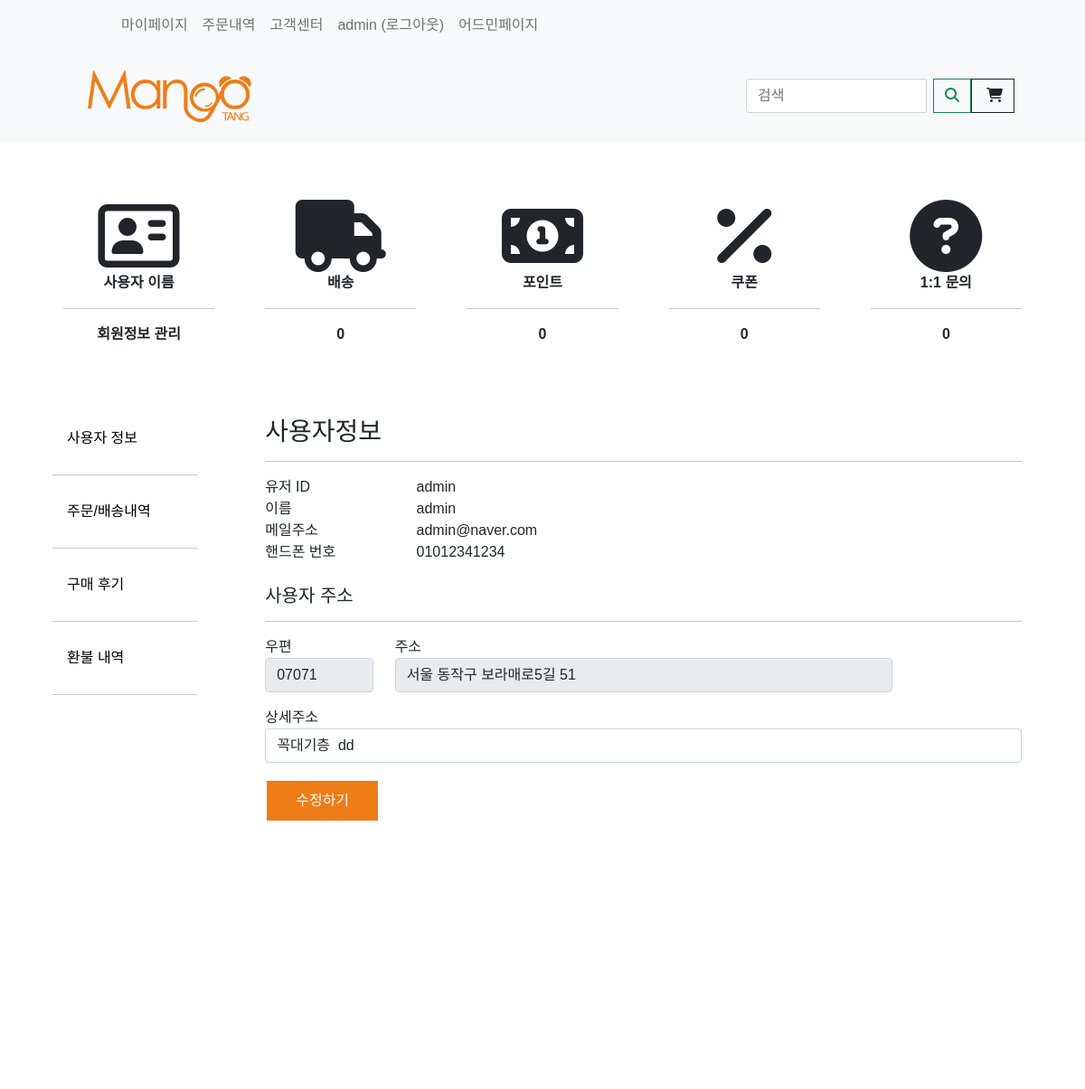
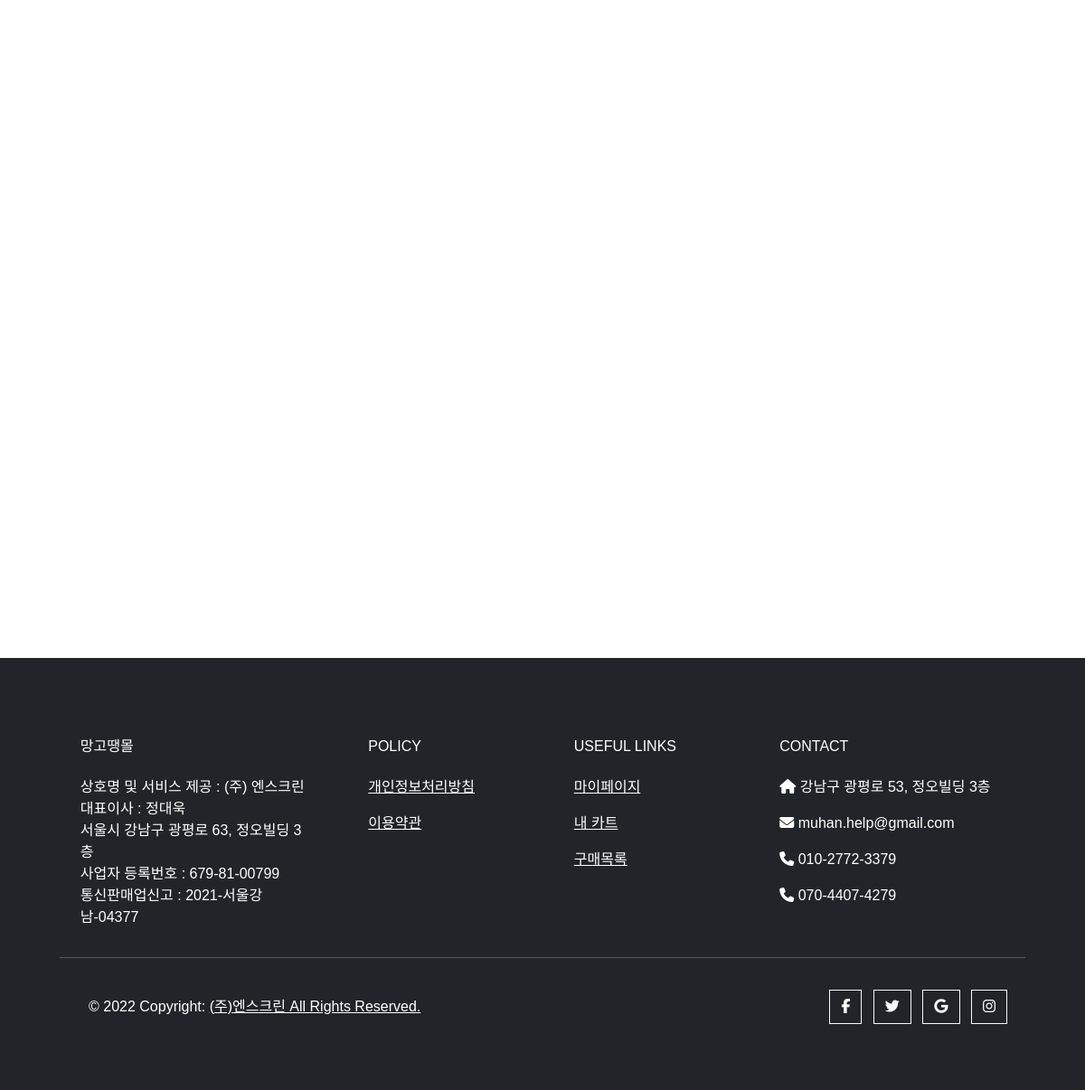
Page /mypage/userinfo/ (signed in) on the committed database (2 pictures, top to bottom).
### store/models.py (models this page shows, shortened)
class Customer(models.Model):
    user = models.OneToOneField(User, null=True, blank=True, on_delete=models.CASCADE)  # Customer 하나당 User하나
    name = models.CharField(max_length=200, null=True)
    email = models.EmailField(max_length=200, null=True, blank=True)
    phone_number = models.CharField(max_length=50, null=True, blank=True)
    mileage = models.IntegerField(null=True, blank=True)
    allowPromotions = models.BooleanField(default=False, null=True, blank=True)
    post_code = models.CharField(max_length=50, null=True, blank=True)
    recipent_address1 = models.CharField(max_length=200, null=True, blank=True)
    recipent_address2 = models.CharField(max_length=200, null=True, blank=True)
    join_date = models.DateTimeField(default=datetime.now)

### mypage/views.py (the view, shortened to what this page needs)
# urls.py: path('mypage/userinfo/', views.userinfo, name="userinfo"),
@login_required(login_url='account_login')
def userinfo(request):
    if request.method == "GET":
        user = request.user
        customer = request.user.customer
        context = {'user': user, 'customer': customer}
        return render(request, 'mypage/userinfo.html', context)

### templates/mypage/userinfo.html (shortened to what this page needs)
{% extends 'store/mypage.html' %}
{% load static %}
{% block mypage %}
    <div class="container">
        <div class="item">
            <h3>사용자정보</h3>
            <hr>
            <div class="item">
                <div class="container-orderdetail" style="display: flex">
                    <div class="item-orderdetail-topic">유저 ID</div>
                    <div class="item-orderdetail-info">{{ user.username }}</div>
                </div>
                <div class="container-orderdetail">
                    <div class="item-orderdetail-topic">이름</div>
                    <div class="item-orderdetail-info">{{ customer.name }}</div>
                </div>
                <div class="container-orderdetail">
                    <div class="item-orderdetail-topic">메일주소</div>
                    <div class="item-orderdetail-info">{{ customer.email }}</div>
                </div>
                <div class="container-orderdetail">
                    <div class="item-orderdetail-topic">핸드폰 번호</div>
                    <div class="item-orderdetail-info">{{ customer.phone_number }}</div>
                </div>
                <br>
                <h5>사용자 주소</h5>
                <hr>
                <form id="form-id">
                    {% if customer.recipent_address1 != None %}
                        <div class="row">
                            <div class="col-md-2 mb-3">
                                <label for="address">우편</label>
                                <input type="text" class="form-control address_kakao" name="post_code"
                                       id="post_kakao" placeholder="우편" value="{{ customer.post_code }}"
                                       required=""
                                       readonly>
                            </div>
                            <div class="col-md-8 mb-3">
                                <label for="address">주소</label>
                                <input type="text" class="form-control address_kakao" name="recipent_address1"
                                       id="address_kakao" placeholder="주소" value="{{ customer.recipent_address1 }}"
                                       required=""
                                       readonly>
                            </div>
                        </div>
                        <div class="mb-3">
                            <label for="address2">상세주소</label>
                            <input type="text" class="form-control" name="recipent_address2" id="address2"
                                   placeholder="주소"
                                   required="" value="{{ customer.recipent_address2 }} ">
                        </div>
                    {% endif %}
                </form>
                <button class="button submit" id="submit" type="submit">수정하기</button>
            </div>
        </div>
    </div>
{% endblock mypage %}

### templates/store/navbar.html (shortened to what this page needs)
{% load static %}
<nav class="navbar navbar-expand-lg navbar-light bg-light">
    <div class="bg-light container px-4 px-lg-5">
        <ul class="navbar-nav me-auto mb-2 mb-lg-0 ms-lg-5" style="">
            <li class="nav-item"><a href="{% url 'userinfo' %}"
                                    class="nav-link dropdown-menu-size-customer">마이페이지</a></li>
            <li class="nav-item"><a href="{% url 'orderhistory' %}"
                                    class="nav-link dropdown-menu-size-customer">주문내역</a></li>
            <li class="nav-item"><a href="{% url 'faq' %}"
                                    class="nav-link dropdown-menu-size-customer">고객센터</a></li>
            {% if user.is_authenticated %}
                <a class="nav-link" href="{% url 'logout' %}">{{ user.username }} (로그아웃)</a>
            {% else %}
                <li class="nav-item"><a href="{% url 'account_login' %}" class="nav-link dropdown-menu-size-customer">로그인</a>
                </li>
            {% endif %}
            {% if user.is_superuser %}
                <a class="nav-link" href={% url 'admin:index' %}>어드민페이지</a>
            {% endif %}
        </ul>
    </div>
</nav>
<nav class="navbar navbar-expand-lg navbar-light bg-light">
    <div class="container px-4 px-lg-5">
        <a href="{% url 'store' %}">
            <img src="{% static 'nscreen_logo/4_망고땡_로고 (영문).png' %}" width="220" alt="망고땡몰">
        </a>
        <div class="collapse navbar-collapse" id="navbarSupportedContent">
            <div class="row justify-content-end my-3">
                <div class="d-flex input-group">
                    <input class="form-control me-2 kw" type="text" style="width: 200px"
                           placeholder="검색" aria-label="검색"
                           value="{{ kw|default_if_none:'' }}">
                    <div class="input-group-append">
                        <button class="btn btn-outline-success" type="button" id="btn_search"><i
                                class="fas fa-search"></i></button>
                    </div>
                </div>
            </div>
            <a href="{% url 'cart' %}" class="nav-link-cart">
                <button class="btn btn-outline-dark" type="submit">
                    <i class="fas fa-shopping-cart"></i>
                </button>
            </a>
        </div>
    </div>
</nav>

### rows in the picture
Customer: name "admin", email "admin@naver.com", phone_number "01012341234", post_code "07071", recipent_address1 "서울 동작구 보라매로5길 51", recipent_address2 "꼭대기층 dd"

### other values in the picture
{{ user.username }} "admin"
